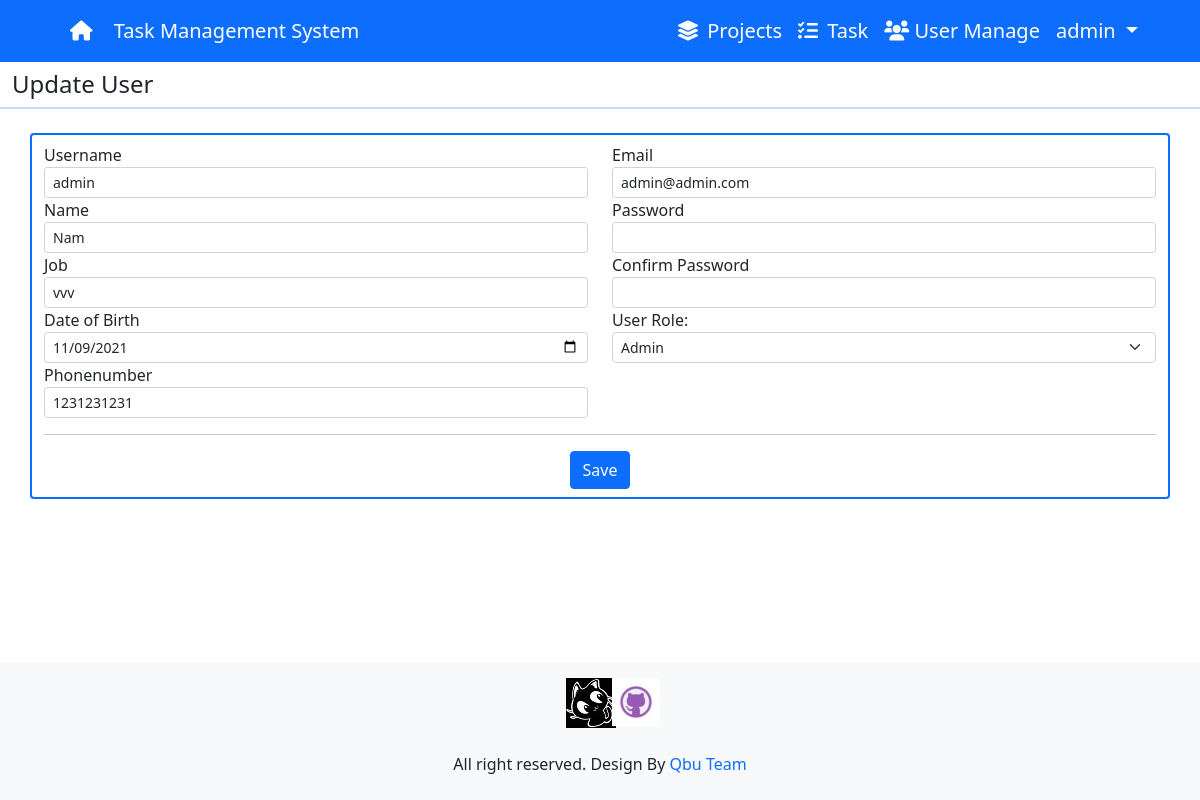
/View/update_user.php?id=1 (signed in), run on the app's committed database.
### tables this page shows
CREATE TABLE `user_info` (
  `user_id` int(10) UNSIGNED NOT NULL,
  `user_name` varchar(100) NOT NULL,
  `user_job` varchar(100) NOT NULL,
  `user_dob` date NOT NULL,
  `user_phone` varchar(20) NOT NULL
);

CREATE TABLE `tb_user` (
  `user_id` int(10) UNSIGNED NOT NULL,
  `user_nick` varchar(100) NOT NULL,
  `user_name` varchar(100) NOT NULL,
  `user_pass` varchar(100) NOT NULL,
  `user_email` varchar(100) NOT NULL,
  `user_code` varchar(300) NOT NULL,
  `user_level` tinyint(1) NOT NULL DEFAULT 0,
  `user_regisdate` datetime NOT NULL DEFAULT current_timestamp(),
  `user_status` tinyint(1) NOT NULL DEFAULT 0
);

### View/update_user.php (the view, shortened to what this page needs)
<?php
    if(isset($_SESSION['CurrentUser'])){
include('../reuse/header.php')?>
<?php
    include('../reuse/config.php');
     if (isset($_GET['id'])) {
         $id = $_GET['id'];
         $sql = "SELECT * FROM `tb_user` t, user_info f WHERE t.user_id = '$id' AND f.user_id = '$id';";
         $result = mysqli_query($conn,$sql);
         if (mysqli_num_rows($result)>0) {
             $row = mysqli_fetch_assoc($result);
             $usernick =  $row['user_nick'];
             $username =  $row['user_name'];
             $email =  $row['user_email'];
             $job =  $row['user_job'];
             $dob =  $row['user_dob'];
             $phone =  $row['user_phone'];
             $level = $row['user_level'];
         }
        }
?>
<div class="content-header">
    <div class="container-fluid">
        <div class="row mb-2 ">
            <div class="col-sm-4 pt-2">
                <h4>Update User</h4>
            </div>
            <hr class="border border-bottom-5 border-primary">
        </div>
    </div>
    <div class="container border border-primary border-2 rounded-2">
        <div action="" id="update_user">
            <div class="row">
                <div class="col-md-6 pt-2">
                    <div class="form-group">
                        <label for="" class="control-label">Username</label>
                        <input type="text" id="usernick" class="form-control form-control-sm"
                            value="<?php if (isset($_GET["id"])) {echo $usernick;}?>" required>
                    </div>
                    <div class="form-group">
                        <label for="" class="control-label">Name</label>
                        <input type="text" id="name" class="form-control form-control-sm"
                            value="<?php if (isset($_GET["id"])) {echo $username;}?>" required>
                    </div>
                    <div class="form-group">
                        <label for="" class="control-label">Job</label>
                        <input type="text" id="job" class="form-control form-control-sm"
                            value="<?php if (isset($_GET["id"])) {echo $job;}?>">
                    </div>
                    <div class="form-group">
                        <label for="" class="control-label">Date of Birth</label>
                        <input type="date" class="form-control form-control-sm" id="dob"
                            value="<?php if (isset($_GET["id"])) {echo $dob;}?>">
                    </div>
                    <div class="form-group">
                        <label class="control-label">Phonenumber</label>
                        <input type="text" id="phone" class="form-control form-control-sm"
                            value="<?php if (isset($_GET["id"])) {echo $phone;}?>">
                    </div>
                </div>
                <div class="col-md-6 pt-2">
                    <div class="form-group">
                        <label class="control-label">Email</label>
                        <input type="email" class="form-control form-control-sm" id="email" required
                            value="<?php if (isset($_GET["id"])) {echo $email;}?>">
                    </div>
                    <div class="form-group">
                        <label class="control-label">Password</label>
                        <input type="password" class="form-control form-control-sm" id="password" name="password">
                    </div>
                    <div class="form-group">
                        <label class="label control-label">Confirm Password</label>
                        <input type="password" class="form-control form-control-sm" id="cpass" name="cpass">
                    </div>
                    <div class="form-group">
                        <label class="control-label">User Role:</label>
                        <select name="level" id="level" class="form-select form-select-sm">
                            <option value="1" <?php echo isset($level) && $level == 1 ? 'selected' : '' ?>>Admin
                            </option>
                        </select>
                    </div>
                </div>
            </div>
            <hr>
            <div class="col-lg-12 text-right justify-content-center d-flex mb-2">
                <button class="btn btn-primary mr-2" id="save" name="save">Save</button>
            </div>
        </div>
    </div>
</div>
<?php include('../reuse/footer.php');
}
else { header("Location: ../index.php");
} ?>

### data on the page
user_info: user_id.user_nick "admin", user_name "Nam", user_job "vvv", user_dob "11/09/2021", user_phone "1231231231", user_id.user_email "admin@admin.com"
tb_user: level "Admin"

### other printed values
$_SESSION['CurrentUser'] "admin"
